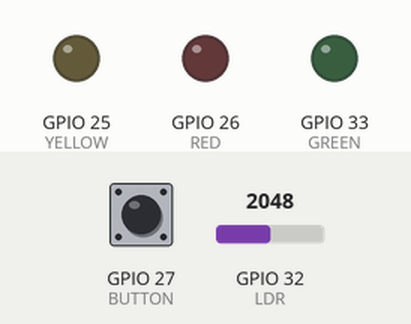
This program was run on a simulated ESP32. On the bench: output pins drawn as LEDs (lit = HIGH). Inputs (shaded band) come from the test bench; at power-on: GPIO 27 (BUTTON) HIGH, GPIO 32 (LDR) = 2048. What the program prints to the serial monitor is not drawn.

Above: at 1.2 s.
1.3 s: GPIO 27 (BUTTON) pulled LOW for 0.15 s
At 1.6 s:
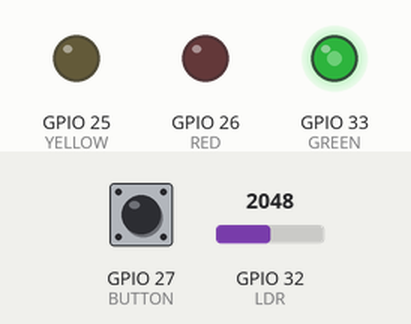
2.9 s: GPIO 32 (LDR) set to 2866
At 4.1 s:
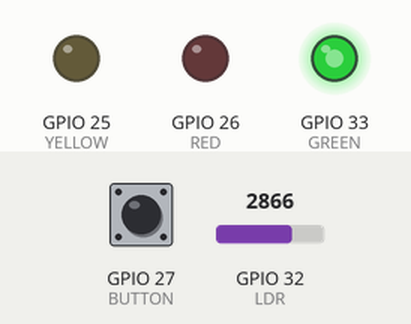
4.4 s: GPIO 32 (LDR) set to 1228
At 5.4 s:
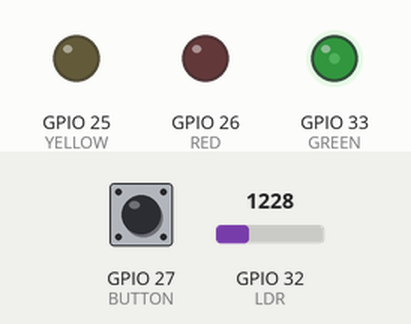
5.9 s: GPIO 27 (BUTTON) pulled LOW for 1 s
At 6.3 s:
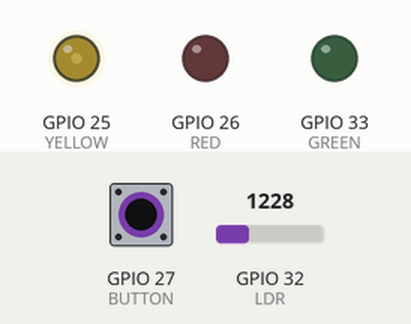
8.4 s: GPIO 27 (BUTTON) pulled LOW for 0.15 s
At 9.4 s:
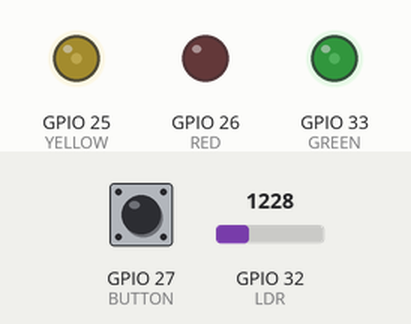
10.0 s: GPIO 32 (LDR) set to 2047
At 10.9 s:
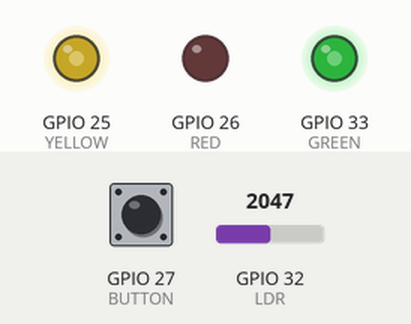
Timing chart, 0 to 12.5 s (numbered marks = the images above; inputs shaded):
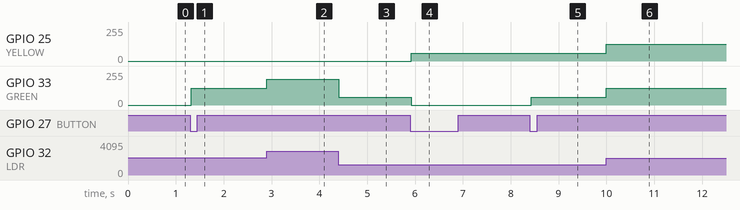

The program:

main.cpp
```cpp
#include <Arduino.h>
#include <Bounce2.h>
#define BUTTON 27
#define RED 26
#define YELLOW 25
#define GREEN 33
#define LDR 32

int count = 0;
Bounce debouncer = Bounce();

void setup() {
    Serial.begin(115200);
    Serial.println("");
    Serial.println("LDR");
    debouncer.attach(BUTTON, INPUT_PULLUP);
    debouncer.interval(25);
    ledcSetup(0, 5000, 8);
    ledcAttachPin(GREEN, 0);
    ledcSetup(1, 5000, 8);
    ledcAttachPin(RED, 1);
    ledcSetup(2, 5000, 8);
    ledcAttachPin(YELLOW, 2);
}

void loop() {
    debouncer.update();


    int Light = map(analogRead(LDR),500,3600,0,255);
    if ( debouncer.fell() ) { //.rose() กดแล้วปล่อยถึงติด
        count++;
    }
    if(count==1){
      ledcWrite(0,Light);
    }
    else if(count==2){
      ledcWrite(2,Light);
      ledcWrite(0,0);
    }
    else if(count==3){
      ledcWrite(0,Light);
      ledcWrite(2,Light);
    }
    else if(count==4){
      ledcWrite(2,0);
      ledcWrite(0,0);
      ledcWrite(1,Light);
    }
    else if(count==5){
      ledcWrite(0,Light);
      ledcWrite(1,Light);
    }
    else if(count==6){
      ledcWrite(0,0);
      ledcWrite(1,Light);
      ledcWrite(2,Light);
    }
    else if(count==7){
      ledcWrite(0,Light);
      ledcWrite(1,Light);
      ledcWrite(2,Light);
    }
    else if (count==8){
      ledcWrite(1,0);
      ledcWrite(2,0);
      ledcWrite(0,0);
      count=0;
    }
}
```

Measured:
- after the input at 1.3 s, GPIO 33 (GREEN): 0/255 → 127/255 at once
- after the input at 2.9 s, GPIO 33 (GREEN): 127/255 → 193/255 at once
- after the input at 4.4 s, GPIO 33 (GREEN): 193/255 → 59/255 at once
- after the input at 5.9 s, GPIO 25 (YELLOW): 0/255 → 59/255 at once; GPIO 33 (GREEN): 59/255 → 0/255 at once
- after the input at 8.4 s, GPIO 33 (GREEN): 0/255 → 59/255 at once
- after the input at 10.0 s, GPIO 25 (YELLOW), GPIO 33 (GREEN): 59/255 → 127/255 at once
